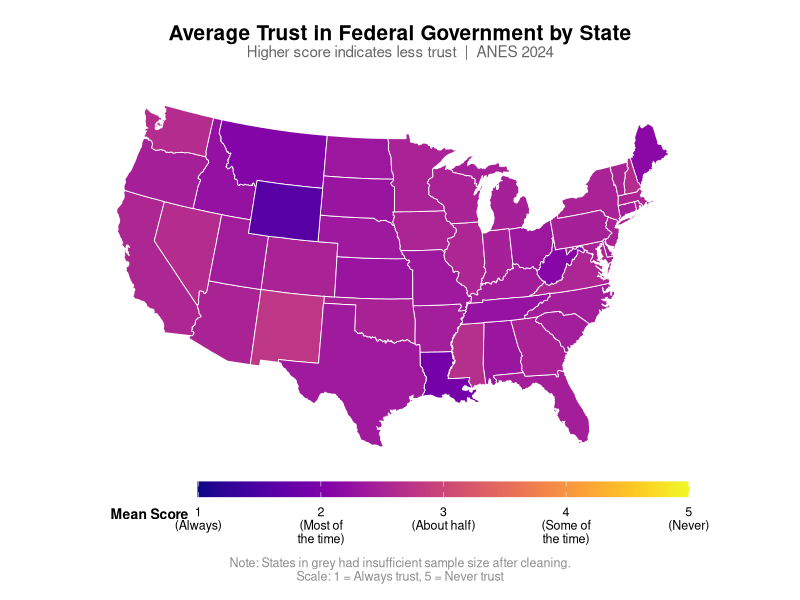
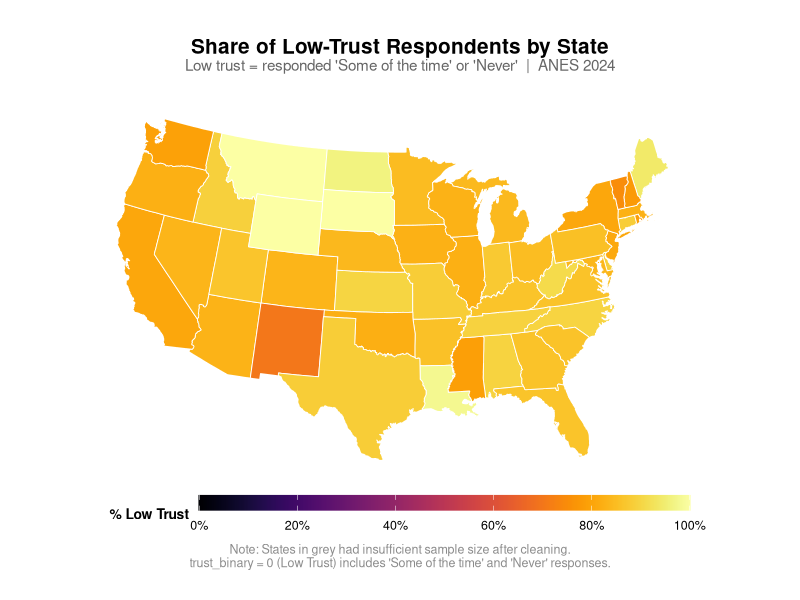
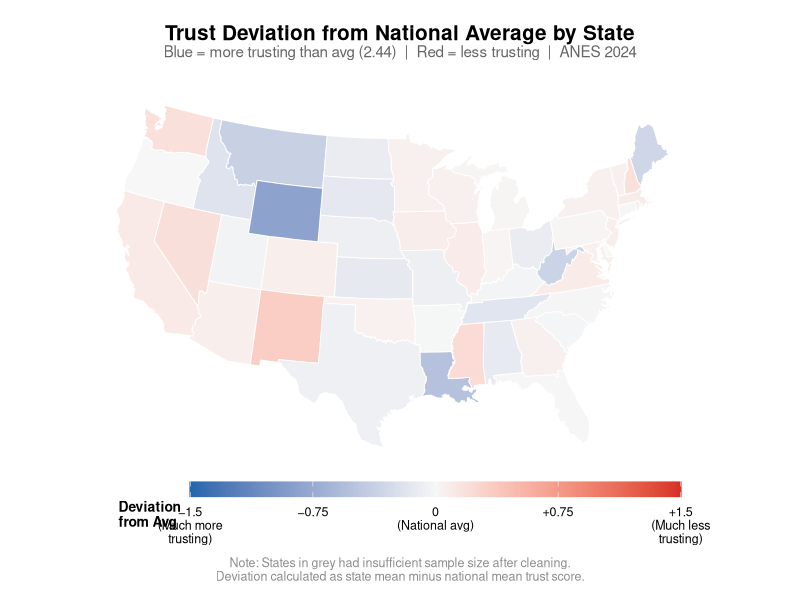

Source code (R) for these figures, in order:
# Assignment 3 – US Heatmaps: Trust in Federal Government by State
# Required packages: ggplot2, dplyr, maps (or usmap), stringr
# Install if needed: install.packages(c("ggplot2", "dplyr", "maps", "usmap", "viridis"))

library(ggplot2)
library(dplyr)
library(maps)
library(viridis)
install.packages("mapproj")

# ── Load data ──────────────────────────────────────────────────────────────────
df <- read.csv("anes_all_cleaned_vars.csv",
               stringsAsFactors = FALSE)

# ── FIPS code → state name lookup ─────────────────────────────────────────────
# Standard FIPS numeric codes mapped to lowercase state names (matches maps pkg)
fips_to_state <- c(
  "1"  = "alabama",        "2"  = "alaska",         "4"  = "arizona",
  "5"  = "arkansas",       "6"  = "california",      "8"  = "colorado",
  "9"  = "connecticut",    "10" = "delaware",        "11" = "district of columbia",
  "12" = "florida",        "13" = "georgia",         "15" = "hawaii",
  "16" = "idaho",          "17" = "illinois",        "18" = "indiana",
  "19" = "iowa",           "20" = "kansas",          "21" = "kentucky",
  "22" = "louisiana",      "23" = "maine",           "24" = "maryland",
  "25" = "massachusetts",  "26" = "michigan",        "27" = "minnesota",
  "28" = "mississippi",    "29" = "missouri",        "30" = "montana",
  "31" = "nebraska",       "32" = "nevada",          "33" = "new hampshire",
  "34" = "new jersey",     "35" = "new mexico",      "36" = "new york",
  "37" = "north carolina", "38" = "north dakota",    "39" = "ohio",
  "40" = "oklahoma",       "41" = "oregon",          "42" = "pennsylvania",
  "44" = "rhode island",   "45" = "south carolina",  "46" = "south dakota",
  "47" = "tennessee",      "48" = "texas",           "49" = "utah",
  "50" = "vermont",        "51" = "virginia",        "53" = "washington",
  "54" = "west virginia",  "55" = "wisconsin",       "56" = "wyoming"
)

# ── Aggregate: mean trust score by state ──────────────────────────────────────
# trust_numeric: 1 = Always (high trust) → 5 = Never (low trust)
state_trust <- df %>%
  filter(!is.na(state_clean), !is.na(trust_numeric), state_clean > 0) %>%
  mutate(state_name = fips_to_state[as.character(state_clean)]) %>%
  filter(!is.na(state_name)) %>%
  group_by(state_name) %>%
  summarise(
    mean_trust  = mean(trust_numeric, na.rm = TRUE),
    pct_low     = mean(trust_binary == 0, na.rm = TRUE) * 100,  # % low trust
    n           = n(),
    .groups     = "drop"
  )

# ── US map base ────────────────────────────────────────────────────────────────
us_map <- map_data("state")   # lon/lat polygons, region = lowercase state name

map_trust <- us_map %>%
  left_join(state_trust, by = c("region" = "state_name"))

# ── Shared theme ───────────────────────────────────────────────────────────────
map_theme <- theme_void(base_size = 13) +
  theme(
    plot.title      = element_text(face = "bold", hjust = 0.5, size = 15),
    plot.subtitle   = element_text(hjust = 0.5, size = 11, color = "grey40",
                                   margin = margin(b = 8)),
    plot.caption    = element_text(hjust = 0.5, size = 9, color = "grey55",
                                   margin = margin(t = 8)),
    legend.position = "bottom",
    legend.key.width  = unit(2.5, "cm"),
    legend.key.height = unit(0.4, "cm"),
    legend.title    = element_text(size = 10, face = "bold"),
    legend.text     = element_text(size = 9),
    plot.margin     = margin(10, 10, 10, 10)
  )

# ══════════════════════════════════════════════════════════════════════════════
# MAP 1: Mean Trust Score by State
# Higher score = MORE distrust (scale 1–5)
# ══════════════════════════════════════════════════════════════════════════════
map1 <- ggplot(map_trust, aes(x = long, y = lat, group = group, fill = mean_trust)) +
  geom_polygon(color = "white", linewidth = 0.3) +
  coord_map("albers", lat0 = 30, lat1 = 45) +
  scale_fill_viridis(
    option    = "plasma",
    direction = 1,
    name      = "Mean Score",
    limits    = c(1, 5),
    breaks    = 1:5,
    labels    = c("1\n(Always)", "2\n(Most of\nthe time)",
                  "3\n(About half)", "4\n(Some of\nthe time)", "5\n(Never)"),
    na.value  = "grey80"
  ) +
  labs(
    title    = "Average Trust in Federal Government by State",
    subtitle = "Higher score indicates less trust  |  ANES 2024",
    caption  = "Note: States in grey had insufficient sample size after cleaning.\nScale: 1 = Always trust, 5 = Never trust"
  ) +
  map_theme

ggsave("heatmaps/mean_trust.png",
       map1, width = 10, height = 6.5, dpi = 300, create.dir = TRUE)
message("✅ Map 1 saved.")

# ══════════════════════════════════════════════════════════════════════════════
# MAP 2: % of Respondents with LOW Trust (Some of the time / Never)
# ══════════════════════════════════════════════════════════════════════════════
map2 <- ggplot(map_trust, aes(x = long, y = lat, group = group, fill = pct_low)) +
  geom_polygon(color = "white", linewidth = 0.3) +
  coord_map("albers", lat0 = 30, lat1 = 45) +
  scale_fill_viridis(
    option   = "inferno",
    direction = 1,
    name     = "% Low Trust",
    limits   = c(0, 100),
    breaks   = seq(0, 100, 20),
    labels   = paste0(seq(0, 100, 20), "%"),
    na.value = "grey80"
  ) +
  labs(
    title    = "Share of Low-Trust Respondents by State",
    subtitle = "Low trust = responded 'Some of the time' or 'Never'  |  ANES 2024",
    caption  = "Note: States in grey had insufficient sample size after cleaning.\ntrust_binary = 0 (Low Trust) includes 'Some of the time' and 'Never' responses."
  ) +
  map_theme

ggsave("heatmaps/pct_low_trust.png",
       map2, width = 10, height = 6.5, dpi = 300, create.dir = TRUE)
message("✅ Map 2 saved.")

# ══════════════════════════════════════════════════════════════════════════════
# MAP 3: Diverging map — above/below national average trust
# ══════════════════════════════════════════════════════════════════════════════
nat_avg <- mean(df$trust_numeric, na.rm = TRUE)   # ~3.56

map_trust <- map_trust %>%
  mutate(trust_dev = mean_trust - nat_avg)  # positive = more distrust than avg

map3 <- ggplot(map_trust, aes(x = long, y = lat, group = group, fill = trust_dev)) +
  geom_polygon(color = "white", linewidth = 0.3) +
  coord_map("albers", lat0 = 30, lat1 = 45) +
  scale_fill_gradient2(
    low      = "#2166ac",   # blue  = more trusting than average
    mid      = "#f7f7f7",
    high     = "#d73027",   # red   = more distrustful than average
    midpoint = 0,
    name     = "Deviation\nfrom Avg",
    limits   = c(-1.5, 1.5),
    breaks   = c(-1.5, -0.75, 0, 0.75, 1.5),
    labels   = c("−1.5\n(Much more\ntrusting)", "−0.75", "0\n(National avg)",
                 "+0.75", "+1.5\n(Much less\ntrusting)"),
    na.value = "grey80"
  ) +
  labs(
    title    = "Trust Deviation from National Average by State",
    subtitle = sprintf("Blue = more trusting than avg (%.2f)  |  Red = less trusting  |  ANES 2024", nat_avg),
    caption  = "Note: States in grey had insufficient sample size after cleaning.\nDeviation calculated as state mean minus national mean trust score."
  ) +
  map_theme

ggsave("heatmaps/trust_deviation.png",
       map3, width = 10, height = 6.5, dpi = 300, create.dir = TRUE)
message("✅ Map 3 saved.")

message("\n✅ All 3 heatmaps saved ")
